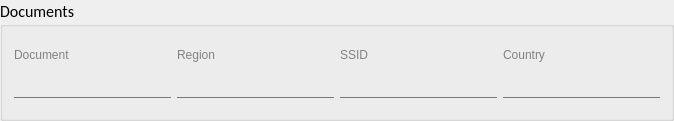
             <widget class="QGroupBox" name="groupBox_6">
              <property name="minimumSize">
               <size>
                <width>0</width>
                <height>0</height>
               </size>
              </property>
              <property name="maximumSize">
               <size>
                <width>4000</width>
                <height>16777215</height>
               </size>
              </property>
              <property name="font">
               <font>
                <family>Calibri</family>
                <pointsize>12</pointsize>
               </font>
              </property>
              <property name="title">
               <string>Documents</string>
              </property>
              <layout class="QGridLayout" name="gridLayout_26">
               <item row="0" column="0">
                <widget class="QWidget" name="widget_33" native="true">
                 <property name="minimumSize">
                  <size>
                   <width>0</width>
                   <height>69</height>
                  </size>
                 </property>
                 <layout class="QVBoxLayout" name="verticalLayout_27">
                  <property name="leftMargin">
                   <number>0</number>
                  </property>
                  <property name="rightMargin">
                   <number>0</number>
                  </property>
                  <item>
                   <widget class="QLabel" name="label_52">
                    <property name="minimumSize">
                     <size>
                      <width>0</width>
                      <height>15</height>
                     </size>
                    </property>
                    <property name="maximumSize">
                     <size>
                      <width>16777215</width>
                      <height>15</height>
                     </size>
                    </property>
                    <property name="font">
                     <font>
                      <family>Segoe UI</family>
                      <pointsize>9</pointsize>
                     </font>
                    </property>
                    <property name="styleSheet">
                     <string notr="true">background-color:transparent;
color:rgb(130,130,130)</string>
                    </property>
                    <property name="text">
                     <string>Document</string>
                    </property>
                   </widget>
                  </item>
                  <item>
                   <widget class="QLineEdit" name="document_update">
                    <property name="enabled">
                     <bool>true</bool>
                    </property>
                    <property name="minimumSize">
                     <size>
                      <width>0</width>
                      <height>30</height>
                     </size>
                    </property>
                    <property name="font">
                     <font>
                      <family>Calibri</family>
                      <pointsize>14</pointsize>
                      <weight>75</weight>
                      <bold>true</bold>
                     </font>
                    </property>
                    <property name="styleSheet">
                     <string notr="true">QLineEdit {
    border: none;
    border-bottom: 1px solid rgb(90, 54, 247);
    border-radius: 0;
    background-color: transparent;
}

QLineEdit:disabled, QLineEdit:!focus {
    border-bottom: 1px solid rgb(120, 120, 120);
}</string>
                    </property>
                    <property name="text">
                     <string/>
                    </property>
                    <property name="readOnly">
                     <bool>false</bool>
                    </property>
                   </widget>
                  </item>
                 </layout>
                </widget>
               </item>
               <item row="0" column="2">
                <widget class="QWidget" name="widget_300" native="true">
                 <property name="minimumSize">
                  <size>
                   <width>0</width>
                   <height>69</height>
                  </size>
                 </property>
                 <layout class="QVBoxLayout" name="verticalLayout_22">
                  <property name="leftMargin">
                   <number>0</number>
                  </property>
                  <property name="rightMargin">
                   <number>0</number>
                  </property>
                  <item>
                   <widget class="QLabel" name="label_49">
                    <property name="minimumSize">
                     <size>
                      <width>0</width>
                      <height>15</height>
                     </size>
                    </property>
                    <property name="maximumSize">
                     <size>
                      <width>16777215</width>
                      <height>15</height>
                     </size>
                    </property>
                    <property name="font">
                     <font>
                      <family>Segoe UI</family>
                      <pointsize>9</pointsize>
                     </font>
                    </property>
                    <property name="styleSheet">
                     <string notr="true">background-color:transparent;
color:rgb(130,130,130)</string>
                    </property>
                    <property name="text">
                     <string>SSID</string>
                    </property>
                   </widget>
                  </item>
                  <item>
                   <widget class="QLineEdit" name="ssid_update">
                    <property name="enabled">
                     <bool>true</bool>
                    </property>
                    <property name="minimumSize">
                     <size>
                      <width>0</width>
                      <height>30</height>
                     </size>
                    </property>
                    <property name="font">
                     <font>
                      <family>Calibri</family>
                      <pointsize>14</pointsize>
                      <weight>75</weight>
                      <bold>true</bold>
                     </font>
                    </property>
                    <property name="styleSheet">
                     <string notr="true">QLineEdit {
    border: none;
    border-bottom: 1px solid rgb(90, 54, 247);
    border-radius: 0;
    background-color: transparent;
}

QLineEdit:disabled, QLineEdit:!focus {
    border-bottom: 1px solid rgb(120, 120, 120);
}</string>
                    </property>
                    <property name="text">
                     <string/>
                    </property>
                    <property name="readOnly">
                     <bool>false</bool>
                    </property>
                   </widget>
                  </item>
                 </layout>
                </widget>
               </item>
               <item row="0" column="1">
                <widget class="QWidget" name="widget_320" native="true">
                 <property name="minimumSize">
                  <size>
                   <width>0</width>
                   <height>69</height>
                  </size>
                 </property>
                 <layout class="QVBoxLayout" name="verticalLayout_32">
                  <property name="leftMargin">
                   <number>0</number>
                  </property>
                  <property name="rightMargin">
                   <number>0</number>
                  </property>
                  <item>
                   <widget class="QLabel" name="label_51">
                    <property name="minimumSize">
                     <size>
                      <width>0</width>
                      <height>15</height>
                     </size>
                    </property>
                    <property name="maximumSize">
                     <size>
                      <width>16777215</width>
                      <height>15</height>
                     </size>
                    </property>
                    <property name="font">
                     <font>
                      <family>Segoe UI</family>
                      <pointsize>9</pointsize>
                     </font>
                    </property>
                    <property name="styleSheet">
                     <string notr="true">background-color:transparent;
color:rgb(130,130,130)</string>
                    </property>
                    <property name="text">
                     <string>Region</string>
                    </property>
                   </widget>
                  </item>
                  <item>
                   <widget class="QLineEdit" name="region_update">
                    <property name="enabled">
                     <bool>true</bool>
                    </property>
                    <property name="minimumSize">
                     <size>
                      <width>0</width>
                      <height>30</height>
                     </size>
                    </property>
                    <property name="font">
                     <font>
                      <family>Calibri</family>
                      <pointsize>14</pointsize>
                      <weight>75</weight>
                      <bold>true</bold>
                     </font>
                    </property>
                    <property name="styleSheet">
                     <string notr="true">QLineEdit {
    border: none;
    border-bottom: 1px solid rgb(90, 54, 247);
    border-radius: 0;
    background-color: transparent;
}

QLineEdit:disabled, QLineEdit:!focus {
    border-bottom: 1px solid rgb(120, 120, 120);
}</string>
                    </property>
                    <property name="text">
                     <string/>
                    </property>
                    <property name="readOnly">
                     <bool>false</bool>
                    </property>
                   </widget>
                  </item>
                 </layout>
                </widget>
               </item>
               <item row="0" column="3">
                <widget class="QWidget" name="widget_310" native="true">
                 <property name="minimumSize">
                  <size>
                   <width>0</width>
                   <height>69</height>
                  </size>
                 </property>
                 <layout class="QVBoxLayout" name="verticalLayout_24">
                  <property name="leftMargin">
                   <number>0</number>
                  </property>
                  <property name="rightMargin">
                   <number>0</number>
                  </property>
                  <item>
                   <widget class="QLabel" name="label_50">
                    <property name="minimumSize">
                     <size>
                      <width>0</width>
                      <height>15</height>
                     </size>
                    </property>
                    <property name="maximumSize">
                     <size>
                      <width>16777215</width>
                      <height>15</height>
                     </size>
                    </property>
                    <property name="font">
                     <font>
                      <family>Segoe UI</family>
                      <pointsize>9</pointsize>
                     </font>
                    </property>
                    <property name="styleSheet">
                     <string notr="true">background-color:transparent;
color:rgb(130,130,130)</string>
                    </property>
                    <property name="text">
                     <string>Country</string>
                    </property>
                   </widget>
                  </item>
                  <item>
                   <widget class="QLineEdit" name="country_update">
                    <property name="enabled">
                     <bool>true</bool>
                    </property>
                    <property name="minimumSize">
                     <size>
                      <width>0</width>
                      <height>30</height>
                     </size>
                    </property>
                    <property name="font">
                     <font>
                      <family>Calibri</family>
                      <pointsize>14</pointsize>
                      <weight>75</weight>
                      <bold>true</bold>
                     </font>
                    </property>
                    <property name="styleSheet">
                     <string notr="true">QLineEdit {
    border: none;
    border-bottom: 1px solid rgb(90, 54, 247);
    border-radius: 0;
    background-color: transparent;
}

QLineEdit:disabled, QLineEdit:!focus {
    border-bottom: 1px solid rgb(120, 120, 120);
}</string>
                    </property>
                    <property name="text">
                     <string/>
                    </property>
                    <property name="readOnly">
                     <bool>false</bool>
                    </property>
                   </widget>
                  </item>
                 </layout>
                </widget>
               </item>
              </layout>
             </widget>
